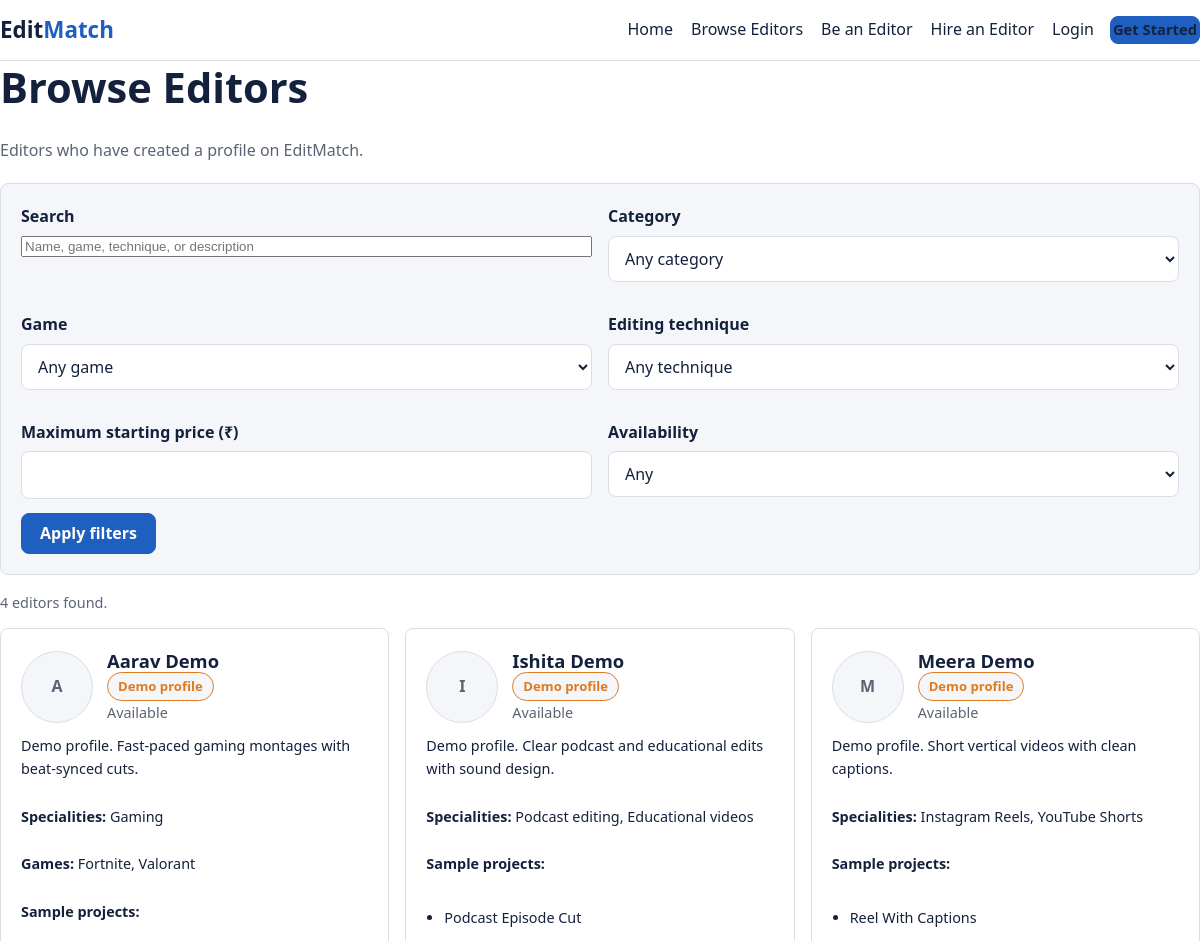
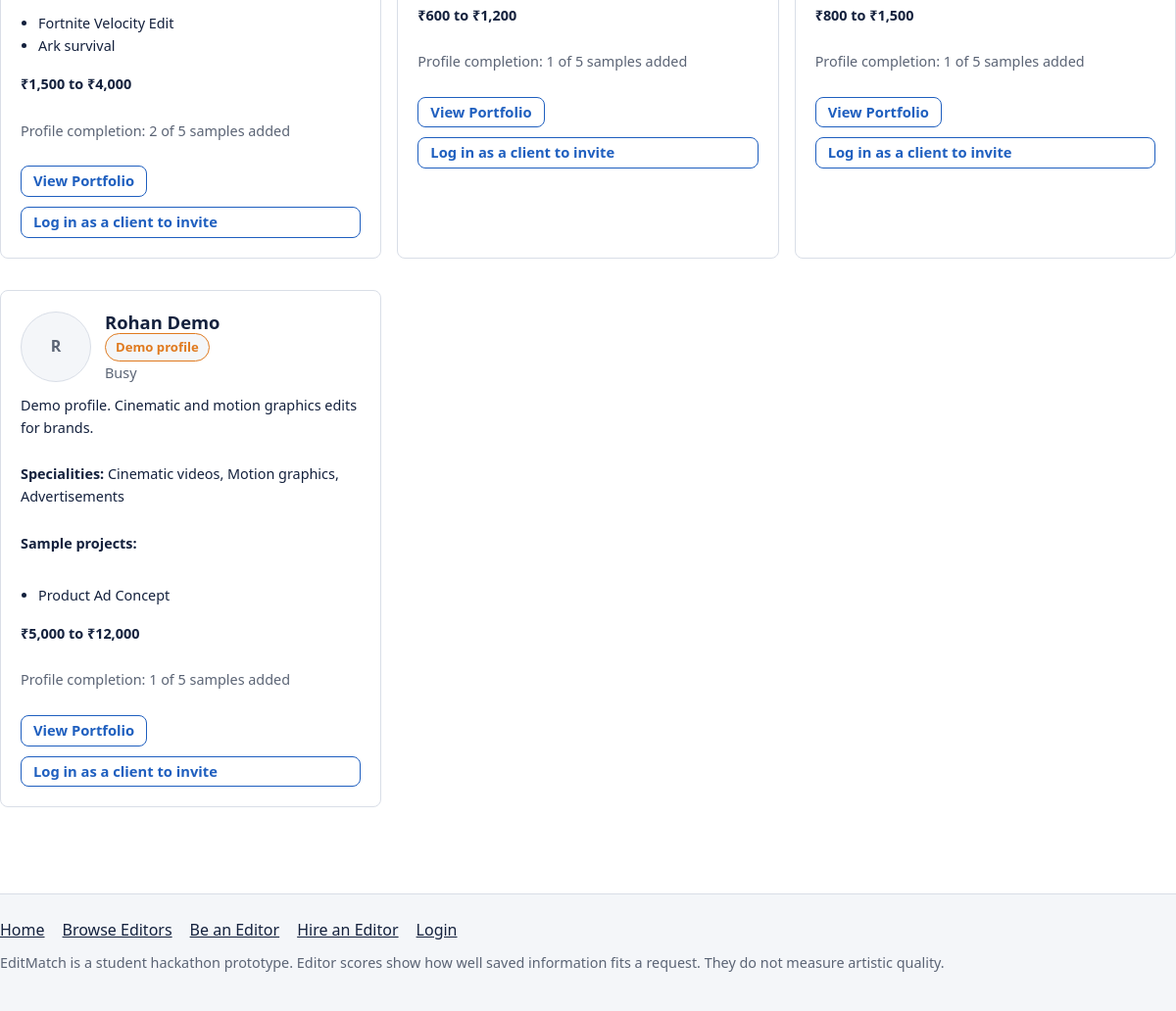
/editors, run on the app's committed database (2 pictures, top to bottom).
### tables this page shows
CREATE TABLE editor_profiles (
    id INTEGER PRIMARY KEY AUTOINCREMENT,
    user_id INTEGER NOT NULL UNIQUE REFERENCES users(id) ON DELETE CASCADE,
    profile_photo TEXT NOT NULL DEFAULT '',
    bio TEXT NOT NULL DEFAULT '',
    city TEXT NOT NULL DEFAULT '',
    experience_level TEXT NOT NULL DEFAULT '',
    languages TEXT NOT NULL DEFAULT '',
    categories TEXT NOT NULL DEFAULT '',
    games TEXT NOT NULL DEFAULT '',
    skill_tags TEXT NOT NULL DEFAULT '',
    pricing_model TEXT NOT NULL DEFAULT '',
    minimum_price INTEGER,                      -- rupees; NULL means "not stated"
    maximum_price INTEGER,
    price_negotiable INTEGER NOT NULL DEFAULT 0,
    delivery_hours INTEGER,                     -- typical delivery time; NULL means "not stated"
    availability TEXT NOT NULL DEFAULT '',
    preferred_contact TEXT NOT NULL DEFAULT '',
    contact_email TEXT NOT NULL DEFAULT '',     -- private: only shown after an accepted invitation
    social_link TEXT NOT NULL DEFAULT '',
    youtube_link TEXT NOT NULL DEFAULT '',
    portfolio_website TEXT NOT NULL DEFAULT '',
    portfolio_url TEXT NOT NULL DEFAULT '',
    tinyfish_analysis_json TEXT,                -- facts extracted from the public portfolio
    tinyfish_analysis_status TEXT NOT NULL DEFAULT 'not_requested',
    tinyfish_last_checked TEXT,
    created_at TEXT NOT NULL DEFAULT (datetime('now')),
    updated_at TEXT NOT NULL DEFAULT (datetime('now'))
);

CREATE TABLE users (
    id INTEGER PRIMARY KEY AUTOINCREMENT,
    full_name TEXT NOT NULL,
    email TEXT NOT NULL UNIQUE,
    password_hash TEXT NOT NULL,
    role TEXT NOT NULL CHECK (role IN ('editor', 'client')),
    is_demo INTEGER NOT NULL DEFAULT 0,        -- 1 = fictional seed data
    created_at TEXT NOT NULL DEFAULT (datetime('now'))
);

CREATE TABLE portfolio_samples (
    id INTEGER PRIMARY KEY AUTOINCREMENT,
    editor_id INTEGER NOT NULL REFERENCES editor_profiles(id) ON DELETE CASCADE,
    position INTEGER NOT NULL DEFAULT 1,
    title TEXT NOT NULL,
    category TEXT NOT NULL DEFAULT '',
    game TEXT NOT NULL DEFAULT '',
    description TEXT NOT NULL DEFAULT '',
    uploaded_video_path TEXT NOT NULL DEFAULT '',   -- file saved in static/uploads/videos
    external_video_url TEXT NOT NULL DEFAULT '',    -- a link the editor typed in
    skill_tags TEXT NOT NULL DEFAULT '',
    software_used TEXT NOT NULL DEFAULT '',
    created_at TEXT NOT NULL DEFAULT (datetime('now'))
);

### app.py (the view)
@app.route("/editors")
def browse_editors():
    raw_max_price = request.args.get("max_price", "").strip()
    filters = {
        "q": request.args.get("q", "").strip()[:100].lower(),
        "category": request.args.get("category", "") if request.args.get("category", "") in matching.CATEGORY_OPTIONS else "",
        "game": request.args.get("game", "") if request.args.get("game", "") in matching.GAME_OPTIONS else "",
        "technique": request.args.get("technique", "") if request.args.get("technique", "") in matching.TECHNIQUE_OPTIONS else "",
        "availability": request.args.get("availability", "") if request.args.get("availability", "") in matching.AVAILABILITY_OPTIONS else "",
        "max_price": int(raw_max_price) if raw_max_price.isdigit() else None,
    }
    profiles = [p for p in fetch_editor_profiles() if editor_passes_filters(p, filters)]
    user = current_user()
    client_jobs = open_jobs_for_client(user["id"]) if user and user["role"] == "client" else []
    return render_template(
        "browse_editors.html", profiles=profiles, filters=filters, client_jobs=client_jobs,
        any_filter=any(v not in ("", None) for v in filters.values()),
    )

### app.py (called while the page is built)
def current_user():
    if "user_id" not in session:
        return None
    if "current_user" not in g:
        g.current_user = database.get_db().execute(
            "SELECT * FROM users WHERE id = ?", (session["user_id"],)
        ).fetchone()
    return g.current_user

def fetch_samples(editor_id):
    rows = database.get_db().execute(
        "SELECT * FROM portfolio_samples WHERE editor_id = ? ORDER BY position, id", (editor_id,)
    ).fetchall()
    samples = []
    for row in rows:
        sample = dict(row)
        sample["tag_list"] = matching.split_csv(sample["skill_tags"])
        samples.append(sample)
    return samples

def hydrate_profile(row):
    profile = dict(row)
    profile["category_list"] = matching.split_csv(profile["categories"])
    profile["game_list"] = matching.split_csv(profile["games"])
    profile["skill_list"] = matching.split_csv(profile["skill_tags"])
    profile["samples"] = fetch_samples(profile["id"])
    profile["analysis"] = json.loads(profile["tinyfish_analysis_json"]) if profile["tinyfish_analysis_json"] else None
    return profile

def fetch_editor_profiles(where="", params=(), limit=None):
    sql = (
        "SELECT ep.*, u.full_name, u.is_demo FROM editor_profiles ep "
        "JOIN users u ON u.id = ep.user_id " + where + " ORDER BY u.full_name"
    )
    if limit:
        sql += f" LIMIT {int(limit)}"
    rows = database.get_db().execute(sql, params).fetchall()
    return [hydrate_profile(row) for row in rows]

### database.py (called while the page is built)
def get_db():
    if "db" not in g:
        g.db = sqlite3.connect(current_app.config["DATABASE"])
        g.db.row_factory = sqlite3.Row  # lets us read columns by name, e.g. row["email"]
        g.db.execute("PRAGMA foreign_keys = ON")
    return g.db

### matching_service.py (called while the page is built)
def split_csv(text):
    items = text if isinstance(text, (list, tuple)) else str(text or "").split(",")
    return [str(item).strip() for item in items if str(item).strip()]

### tinyfish_service.py (called while the page is built)
def is_configured():
    return bool(os.environ.get("TINYFISH_API_KEY", "").strip())

### templates/browse_editors.html (shortened to what this page needs)
{% extends "base.html" %}
{% from "_macros.html" import tag_list, price_text, invite_form with context %}
{% block content %}
<div class="page-heading">
  <div>
    <h1>Browse Editors</h1>
    <p class="muted">Editors who have created a profile on EditMatch.</p>
  </div>
</div>
<form method="get" action="{{ url_for('browse_editors') }}" class="card card-soft" role="search">
  <div class="form-grid">
    <div class="field">
      <label for="q">Search</label>
      <input id="q" name="q" type="search" maxlength="100" value="{{ filters.q }}" placeholder="Name, game, technique, or description">
    </div>
    <div class="field">
      <label for="category">Category</label>
      <select id="category" name="category">
        <option value="">Any category</option>
      </select>
    </div>
    <div class="field">
      <label for="game">Game</label>
      <select id="game" name="game">
        <option value="">Any game</option>
      </select>
    </div>
    <div class="field">
      <label for="technique">Editing technique</label>
      <select id="technique" name="technique">
        <option value="">Any technique</option>
      </select>
    </div>
    <div class="field">
      <label for="max_price">Maximum starting price (₹)</label>
      <input id="max_price" name="max_price" type="number" min="0" value="{{ filters.max_price or '' }}">
    </div>
    <div class="field">
      <label for="availability">Availability</label>
      <select id="availability" name="availability">
        <option value="">Any</option>
      </select>
    </div>
  </div>
  <div class="button-row">
    <button type="submit" class="btn">Apply filters</button>
  </div>
</form>
<p class="muted small" aria-live="polite">{{ profiles|length }} editor{{ '' if profiles|length == 1 else 's' }} found.</p>
{% if profiles %}
  <div class="grid-3">
    {% for profile in profiles %}
      <article class="card editor-card">
        <div class="editor-head">
          {% if profile.profile_photo %}
            <img class="avatar" src="{{ url_for('static', filename=profile.profile_photo) }}" alt="">
          {% else %}
            <div class="avatar" aria-hidden="true">{{ profile.full_name[0] }}</div>
          {% endif %}
          <div>
            <h3>{{ profile.full_name }}</h3>
            {% if profile.is_demo %}<span class="badge badge-demo">Demo profile</span>{% endif %}
            <p class="small muted" style="margin:0">{{ profile.availability or 'Availability not stated' }}</p>
          </div>
        </div>
        <p class="small">{{ profile.bio }}</p>
        <p class="small"><strong>Specialities:</strong> {{ profile.categories or 'Not stated' }}</p>
        {% if profile.game_list %}<p class="small"><strong>Games:</strong> {{ profile.games }}</p>{% endif %}
        {% if profile.samples %}
          <p class="small"><strong>Sample projects:</strong></p>
          <ul class="list-plain small">
            {% for sample in profile.samples[:3] %}<li>{{ sample.title }}</li>{% endfor %}
          </ul>
        {% else %}
          <p class="small muted">No samples uploaded yet.</p>
        {% endif %}
        <p class="price small">{{ price_text(profile.minimum_price, profile.maximum_price) }}</p>
        <p class="small muted">Profile completion: {{ profile.samples|length }} of 5 samples added</p>
        <div class="button-row">
          <a class="btn btn-secondary btn-small" href="{{ url_for('editor_profile', profile_id=profile.id) }}">View Portfolio</a>
        </div>
        {{ invite_form(profile.id, client_jobs, url_for('browse_editors')) }}
      </article>
    {% endfor %}
  </div>
{% else %}
  <div class="empty-state">
    <h2>No editors match these filters</h2>
    <p class="muted">Try removing a filter or searching for a shorter word.</p>
    {% if any_filter %}<a class="btn btn-secondary" href="{{ url_for('browse_editors') }}">Clear filters</a>{% endif %}
  </div>
{% endif %}
{% endblock %}

### templates/_macros.html (shortened to what this page needs)
{% macro price_text(minimum, maximum) -%}
  {% if minimum is not none and maximum is not none %}₹{{ '{:,}'.format(minimum) }} to ₹{{ '{:,}'.format(maximum) }}
  {%- elif minimum is not none %}From ₹{{ '{:,}'.format(minimum) }}
  {%- elif maximum is not none %}Up to ₹{{ '{:,}'.format(maximum) }}
  {%- else %}Price not stated{% endif %}
{%- endmacro %}
{% macro invite_form(profile_id, jobs, return_to, label="Invite to Project") -%}
  {% if current_user and current_user.role == 'client' %}
    {% if jobs %}
      <form method="post" action="{{ url_for('send_invitation') }}" class="invite-form">
        <input type="hidden" name="csrf_token" value="{{ csrf_token() }}">
        <input type="hidden" name="editor_id" value="{{ profile_id }}">
        <input type="hidden" name="return_to" value="{{ return_to }}">
        <label class="sr-only" for="job-{{ profile_id }}">Choose a project</label>
        <select id="job-{{ profile_id }}" name="job_id" required>
          {% for job in jobs %}<option value="{{ job.id }}">{{ job.title }}</option>{% endfor %}
        </select>
        <button type="submit" class="btn btn-small" data-loading-text="Sending...">{{ label }}</button>
      </form>
    {% else %}
      <a class="btn btn-secondary btn-small" href="{{ url_for('hire_editor') }}">Create a project first</a>
    {% endif %}
  {% elif not current_user %}
    <a class="btn btn-secondary btn-small" href="{{ url_for('login') }}">Log in as a client to invite</a>
  {% endif %}
{%- endmacro %}

### static/css/style.css (style rules this page uses)
:root { --primary: #1f5fbf; --primary-dark: #17488f; --accent: #e07a1f; --text: #14213d; --muted: #5b6475; --bg: #ffffff; --bg-soft: #f4f6f9; --border: #d9dee7; --success: #1e7b45; --warning: #9a6200; --danger: #b42318; --radius: 8px; --gutter: 16px; --space: 16px; --max-width: auto; --font-body: system-ui, -apple-system, "Segoe UI", Roboto, Arial, sans-serif; --font-size-base: 16px; --h1-size: 2.1rem; --h2-size: 1.5rem; --h3-size: 1.15rem; }
* { box-sizing: border-box; }
html { font-size: var(--font-size-base); }
body { margin: 0; font-family: var(--font-body); color: var(--text); background: var(--bg); line-height: 1.6; }
h1, h2, h3 { line-height: 1.25; margin: 0 0 0.6em; }
h1 { font-size: var(--h1-size); }
h3 { font-size: var(--h3-size); }
p { margin: 0 0 1em; }
a { color: var(--primary); }
.muted { color: var(--muted); }
.small { font-size: 0.9rem; }
.btn { display: inline-block; padding: 10px 18px; border-radius: var(--radius); border: 1px solid var(--primary); background: var(--primary); color: #fff; font: inherit; font-weight: 600; text-decoration: none; cursor: pointer; line-height: 1.2; }
.btn-secondary { background: transparent; color: var(--primary); }
.btn-small { padding: 6px 12px; font-size: 0.92rem; }
.button-row { display: flex; flex-wrap: wrap; gap: 10px; align-items: center; }
.card { background: var(--bg); border: 1px solid var(--border); border-radius: var(--radius); padding: 20px; margin-bottom: var(--space); }
.card-soft { background: var(--bg-soft); }
.grid-3 { display: grid; gap: var(--space); grid-template-columns: 1fr; }
.page-heading { display: flex; flex-wrap: wrap; justify-content: space-between; align-items: flex-end; gap: 12px; margin-bottom: 20px; }
.page-heading p { margin: 0; }
.badge { display: inline-block; padding: 3px 10px; border-radius: 999px; font-size: 0.82rem; font-weight: 600; background: var(--bg-soft); border: 1px solid var(--border); white-space: nowrap; }
.badge-demo { color: var(--accent); border-color: var(--accent); }
form { margin: 0; }
.form-grid { display: grid; gap: var(--space); grid-template-columns: 1fr; }
.field { display: flex; flex-direction: column; gap: 6px; margin-bottom: 14px; }
.field label, .field-label { font-weight: 600; }
input[type="text"], input[type="email"], input[type="password"], input[type="number"], input[type="date"], input[type="url"], input[type="file"], select, textarea { width: 100%; padding: 10px 12px; font: inherit; color: var(--text); background: var(--bg); border: 1px solid var(--border); border-radius: var(--radius); }
.editor-card { display: flex; flex-direction: column; gap: 10px; }
.editor-card .avatar, .avatar-large { width: 72px; height: 72px; border-radius: 50%; object-fit: cover; background: var(--bg-soft); border: 1px solid var(--border); display: flex; align-items: center; justify-content: center; font-weight: 700; color: var(--muted); }
.editor-head { display: flex; gap: 14px; align-items: center; }
.editor-head h3 { margin: 0; }
.price { font-weight: 700; }
.list-plain { margin: 6px 0; padding-left: 18px; }
@media (min-width: 640px) { .form-grid { grid-template-columns: repeat(2, 1fr); } }
@media (min-width: 900px) { .grid-3 { grid-template-columns: repeat(3, 1fr); } }
@media (min-width: 900px) { :root { --h1-size: 2.6rem; } }

### data on the page
editor_profiles: full_name "A", full_name "Aarav Demo", availability "Available", bio "Demo profile. Fast-paced gaming montages with beat-synced cuts.", categories "Gaming", games "Fortnite, Valorant", minimum_price "1,500", maximum_price "4,000", samples|length "2"
portfolio_samples: title "Fortnite Velocity Edit"
portfolio_samples: title "Ark survival"
editor_profiles: full_name "I", full_name "Ishita Demo", availability "Available", bio "Demo profile. Clear podcast and educational edits with sound design.", categories "Podcast editing, Educational videos", minimum_price "600", maximum_price "1,200", samples|length "1"
portfolio_samples: title "Podcast Episode Cut"
editor_profiles: full_name "M", full_name "Meera Demo", availability "Available", bio "Demo profile. Short vertical videos with clean captions.", categories "Instagram Reels, YouTube Shorts", minimum_price "800", maximum_price "1,500", samples|length "1"
portfolio_samples: title "Reel With Captions"
editor_profiles: full_name "R", full_name "Rohan Demo", availability "Busy", bio "Demo profile. Cinematic and motion graphics edits for brands.", categories "Cinematic videos, Motion graphics, Advertisements", minimum_price "5,000", maximum_price "12,000", samples|length "1"
portfolio_samples: title "Product Ad Concept"

### other printed values
{{ profiles|length }} "4"
{{ '' if profiles|length == 1 else 's' }} "s"
